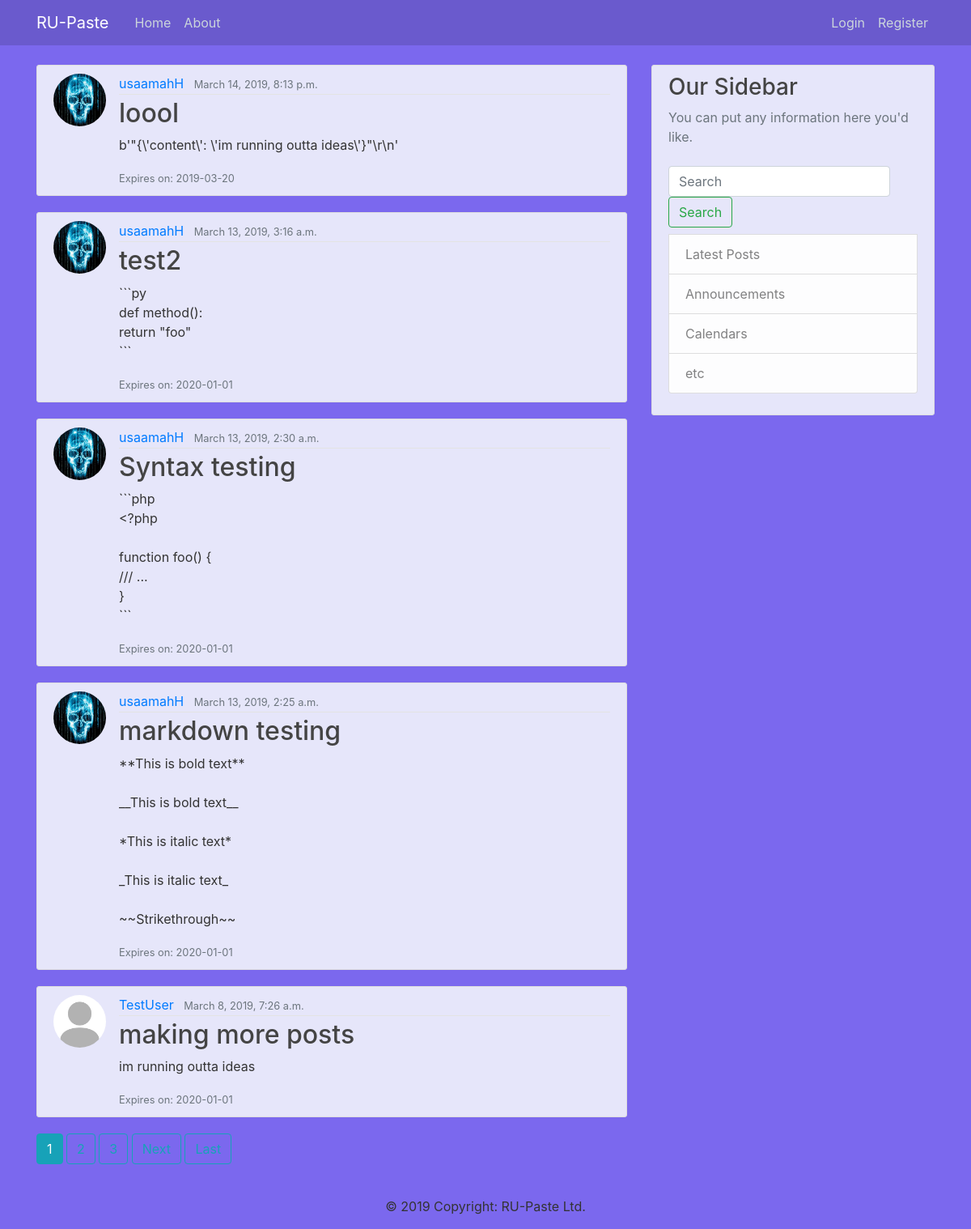
The app's page /, older data.
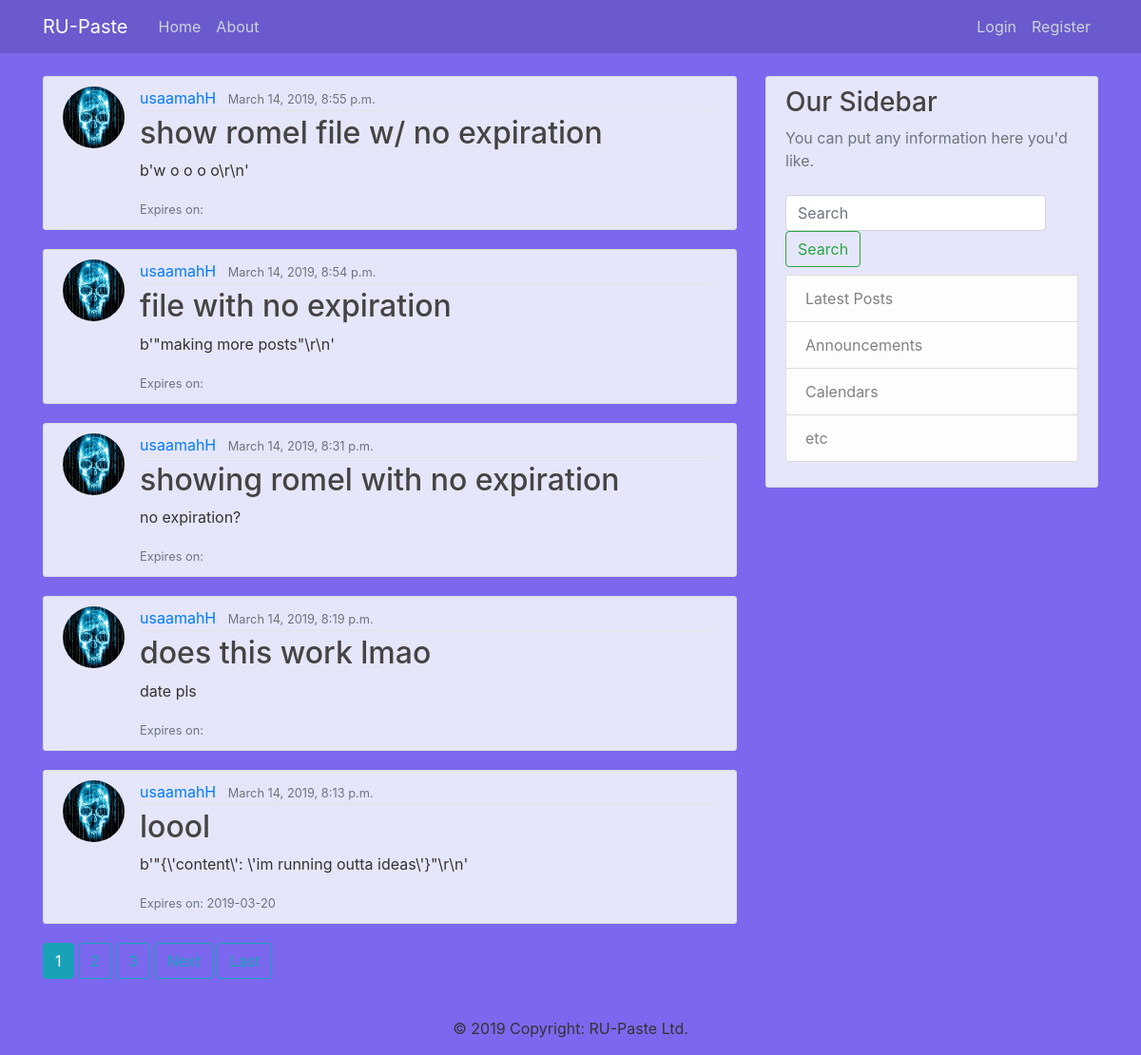
The same page, newer data.
### blog/models.py (models this page shows, shortened)
class Post(models.Model):
    title = models.CharField(max_length=100)
    content = models.TextField()
    date_posted = models.DateTimeField(default=timezone.now)
    date_expired = models.DateTimeField( blank=True, null=True)
    private = models.BooleanField(default=False)
    author = models.ForeignKey(User, on_delete=models.CASCADE)

### users/models.py (models this page shows, shortened)
class Profile(models.Model):
    user = models.OneToOneField(User, on_delete=models.CASCADE)
    image = models.ImageField(default='default.jpg', upload_to='profile_pics')

### blog/views.py (the view)
# urls.py: path('', PostListView.as_view(), name='blog-home'),
class PostListView(ListView):
    model = Post
    queryset = Post.objects.filter(Q(Q(date_expired__isnull=True)|Q(date_expired__gt=datetime.now())) & Q(private=0)) #Post.objects.filter(date_expired__gt=datetime.now())
    template_name= 'blog/home.html'
    print(force_text(urlsafe_base64_encode(force_bytes(Post.objects.filter(id=1)))))
    context_object_name = 'posts'
    ordering = ['-date_posted']
    paginate_by = 5
    def get_queryset(self):
        query = self.request.GET.get("search", " ")
        if query:
            return Post.objects.filter((Q(title__icontains=query)| Q(content__icontains=query)| Q(author__username=query)) & Q(Q(date_expired__isnull=True)|Q(date_expired__gt=datetime.now())) & Q(private=0)).order_by('-date_posted')

### blog/templates/blog/home.html (shortened to what this page needs)
{% extends "blog/base.html" %}
{% block content %}
    {% for post in posts %}
        <article class="media content-section">
          <img class="rounded-circle article-img" src="{{ post.author.profile.image.url }}">
          <div class="media-body">
            <div class="article-metadata">
              <a class="mr-2" href="{% url 'user-posts' post.author.username %}">{{ post.author }}</a>
              <small class="text-muted">{{ post.date_posted }}</small>
            </div>
            <h2><a class="article-title" href="{% url 'post-detail' post.id %}">{{ post.title }}</a></h2>
            <p class="article-content">{{ post.content }}</p>
            <small class="text-muted ml-0">Expires on: {{ post.date_expired| date:"Y-m-d" }}</small>
          </div>
        </article>
    {% endfor %}
    {% if is_paginated %}
      {% for num in page_obj.paginator.page_range %}
        {% if page_obj.number == num %}
          <a class="btn btn-info mb-4" href="?page={{ num }}">{{ num }}</a>
        {% elif num > page_obj.number|add:'-3'  and num < page_obj.number|add:'3' %}
          <a class="btn btn-outline-info mb-4" href="?page={{ num }} ">{{ num }}</a>
        {%  endif %}
      {% endfor %}
      {% if page_obj.has_next %}
        <a class="btn btn-outline-info mb-4" href="?page={{ page_obj.next_page_number }}">Next</a>
        <a class="btn btn-outline-info mb-4" href="?page={{ page_obj.paginator.num_pages }}">Last</a>
      {% endif %}
    {% endif %}
{% endblock content%}

Row changes from the older to the newer data that the page shows:
no longer on this page (row unchanged): Post: author.profile.image (picture), author "usaamahH", date_posted "March 13, 2019, 3:16 a.m.", title "test2", content "```py def method(): return \"foo\" ```", date_expired "2020-01-01"
no longer on this page (row unchanged): Post: author.profile.image (picture), author "usaamahH", date_posted "March 13, 2019, 2:30 a.m.", title "Syntax testing", content "```php <?php function foo() { /// ... } ```", date_expired "2020-01-01"
no longer on this page (row unchanged): Post: author.profile.image (picture), author "usaamahH", date_posted "March 13, 2019, 2:25 a.m.", title "markdown testing", content "**This is bold text** __This is bold text__ *This is italic text* _This is italic text_ ~~Strikethrough~~", date_expired "2020-01-01"
no longer on this page (row unchanged): Post: author.profile.image (placeholder picture), author "TestUser", date_posted "March 8, 2019, 7:26 a.m.", title "making more posts", content "im running outta ideas", date_expired "2020-01-01"
added Post: author.profile.image (picture), author "usaamahH", date_posted "March 14, 2019, 8:55 p.m.", title "show romel file w/ no expiration", content "b'w o o o o\\r\\n'"
added Post: author.profile.image (picture), author "usaamahH", date_posted "March 14, 2019, 8:54 p.m.", title "file with no expiration", content "b'\"making more posts\"\\r\\n'"
added Post: author.profile.image (picture), author "usaamahH", date_posted "March 14, 2019, 8:31 p.m.", title "showing romel with no expiration", content "no expiration?"
added Post: author.profile.image (picture), author "usaamahH", date_posted "March 14, 2019, 8:19 p.m.", title "does this work lmao", content "date pls"
